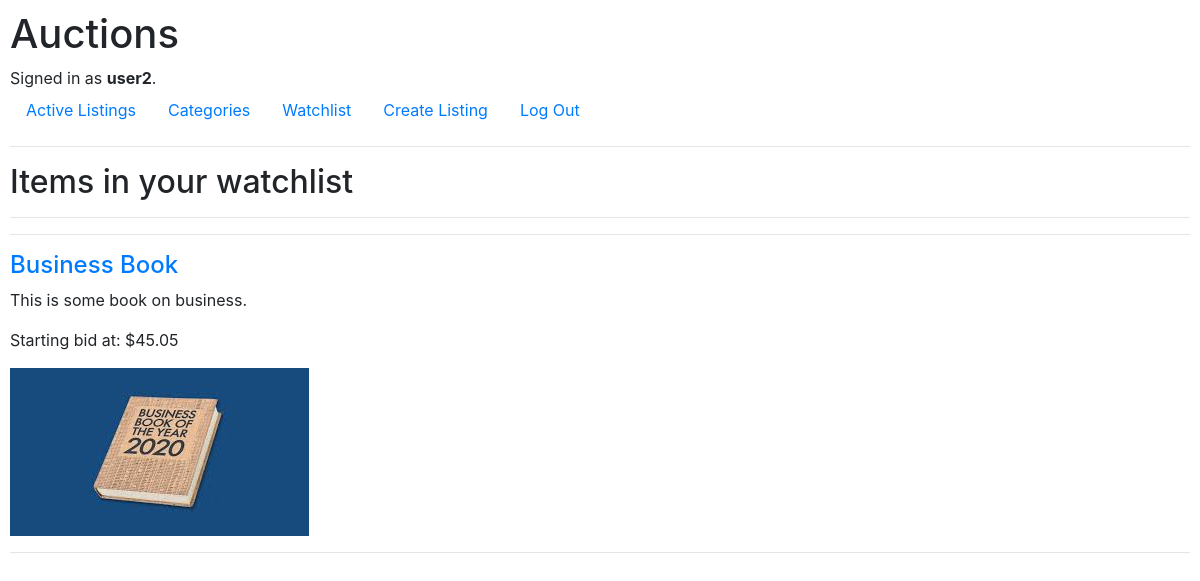
Screenshot of /get-watchlist (signed in) with the database file from the repository.
### auctions/models.py (models this page shows, shortened)
class User(AbstractUser):
    pass

class Listings(models.Model):
    title = models.CharField(max_length=30 , unique=True)
    description = models.CharField(max_length=250)
    bid = models.DecimalField(max_digits=10, decimal_places=2)
    image = models.ImageField(upload_to='images',blank=True, null=True)
    category = models.CharField(max_length=10)
    owner = models.ForeignKey(User, on_delete=models.CASCADE, related_name="listings")
    is_won = models.BooleanField(default=False)
    winner = models.ForeignKey(User, on_delete=models.CASCADE, related_name="won" , blank=True, null=True )
    win_price = models.DecimalField(max_digits=10, decimal_places=2,blank=True, null=True)

### auctions/views.py (the view)
# urls.py: path("get-watchlist" , views.get_watchlist , name="get_watchlist"),
@login_required(login_url='/login')
def get_watchlist(request):
    watchlist_items = request.user.watchlist.all()
    listings = [item.listing for item in watchlist_items]
    return render(request, "auctions/watchlist.html" , {"listings" : listings})

### auctions/templates/auctions/watchlist.html
{% extends "auctions/layout.html" %}
{% block body %}
    <h2>Items in your watchlist</h2>
    <hr>
    <hr>
    {% for listing in listings %}
        <a href="{% url 'details' listing.title %}" >
            <h4>{{ listing.title }}</h4>
        </a>
        <p>{{ listing.description }}</p>
        <p>Starting bid at: ${{ listing.bid }}</p>
        {% if listing.image %}
            <img src={{ listing.image.url }} alt="Product Image">
        {% endif %}
        <hr>
    {% empty %}
        <h4>You do not have any item in your watchlist at this moment!</h4>
    {% endfor %}
{% endblock %}

### auctions/templates/auctions/layout.html (shortened to what this page needs)
{% load static %}
<!DOCTYPE html>
<html lang="en">
    <head>
        <link rel="stylesheet" href="https://stackpath.bootstrapcdn.com/bootstrap/4.4.1/css/bootstrap.min.css">
        <link href="{% static 'auctions/styles.css' %}" rel="stylesheet">
    </head>
    <body>
        <h1>Auctions</h1>
        <div>
            {% if user.is_authenticated %}
                Signed in as <strong>{{ user.username }}</strong>.
            {% else %}
                Not signed in.
            {% endif %}
        </div>
        <ul class="nav">
            <li class="nav-item">
                <a class="nav-link" href="{% url 'index' %}">Active Listings</a>
            </li>
            {% if user.is_authenticated %}
                <li class="nav-item">
                    <a class="nav-link" href="{% url 'get_categories' %}">Categories</a>
                </li>
                <li class="nav-item">
                    <a class="nav-link" href="{% url 'get_watchlist' %}">Watchlist</a>
                </li>
                <li class="nav-item">
                    <a class="nav-link" href="{% url 'create' %}">Create Listing</a>
                </li>
                <li class="nav-item">
                    <a class="nav-link" href="{% url 'logout' %}">Log Out</a>
                </li>
            {% endif %}
        </ul>
        <hr>
        {% block body %}
        {% endblock %}
    </body>
</html>

### auctions/static/auctions/styles.css (style rules this page uses)
body { padding: 10px; }

### rows the page displays
User: username "user2"
Listings: title "Business Book", description "This is some book on business.", bid "45.05", image (picture)
